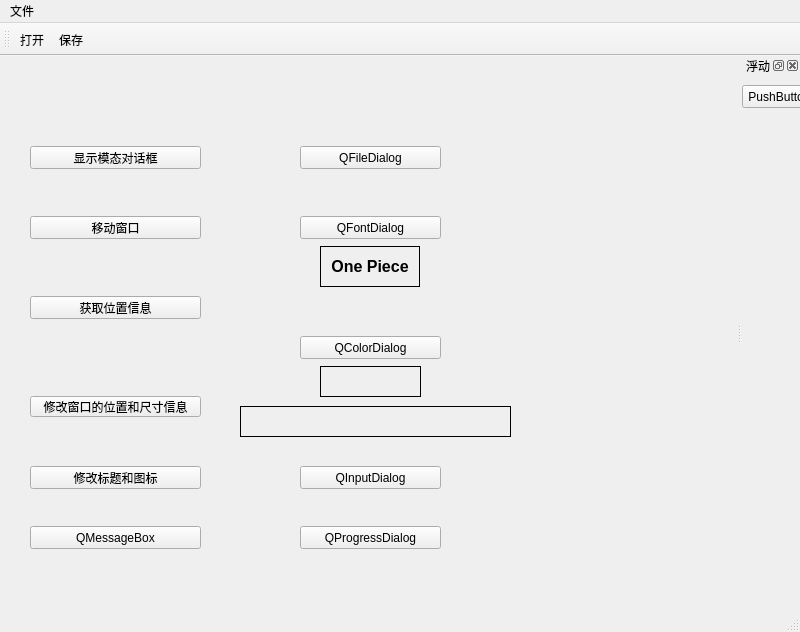
<?xml version="1.0" encoding="UTF-8"?>
<ui version="4.0">
 <class>MainWindow</class>
 <widget class="QMainWindow" name="MainWindow">
  <property name="geometry">
   <rect>
    <x>0</x>
    <y>0</y>
    <width>800</width>
    <height>632</height>
   </rect>
  </property>
  <property name="windowTitle">
   <string>MainWindow</string>
  </property>
  <widget class="QWidget" name="centralwidget">
   <widget class="QPushButton" name="moveBtn">
    <property name="geometry">
     <rect>
      <x>30</x>
      <y>160</y>
      <width>171</width>
      <height>23</height>
     </rect>
    </property>
    <property name="text">
     <string>移动窗口</string>
    </property>
   </widget>
   <widget class="QPushButton" name="PositionBtn">
    <property name="geometry">
     <rect>
      <x>30</x>
      <y>240</y>
      <width>171</width>
      <height>23</height>
     </rect>
    </property>
    <property name="text">
     <string>获取位置信息</string>
    </property>
   </widget>
   <widget class="QPushButton" name="geometryBtn">
    <property name="geometry">
     <rect>
      <x>30</x>
      <y>340</y>
      <width>171</width>
      <height>21</height>
     </rect>
    </property>
    <property name="text">
     <string>修改窗口的位置和尺寸信息</string>
    </property>
   </widget>
   <widget class="QPushButton" name="modifyBtn">
    <property name="geometry">
     <rect>
      <x>30</x>
      <y>410</y>
      <width>171</width>
      <height>23</height>
     </rect>
    </property>
    <property name="text">
     <string>修改标题和图标</string>
    </property>
   </widget>
   <widget class="QPushButton" name="modalDlg">
    <property name="geometry">
     <rect>
      <x>30</x>
      <y>90</y>
      <width>171</width>
      <height>23</height>
     </rect>
    </property>
    <property name="text">
     <string>显示模态对话框</string>
    </property>
   </widget>
   <widget class="QPushButton" name="msgbox">
    <property name="geometry">
     <rect>
      <x>30</x>
      <y>470</y>
      <width>171</width>
      <height>23</height>
     </rect>
    </property>
    <property name="text">
     <string>QMessageBox</string>
    </property>
   </widget>
   <widget class="QPushButton" name="filedlg">
    <property name="geometry">
     <rect>
      <x>300</x>
      <y>90</y>
      <width>141</width>
      <height>23</height>
     </rect>
    </property>
    <property name="text">
     <string>QFileDialog</string>
    </property>
   </widget>
   <widget class="QPushButton" name="fontdlg">
    <property name="geometry">
     <rect>
      <x>300</x>
      <y>160</y>
      <width>141</width>
      <height>23</height>
     </rect>
    </property>
    <property name="text">
     <string>QFontDialog</string>
    </property>
   </widget>
   <widget class="QLabel" name="fontlabel">
    <property name="enabled">
     <bool>true</bool>
    </property>
    <property name="geometry">
     <rect>
      <x>320</x>
      <y>190</y>
      <width>100</width>
      <height>41</height>
     </rect>
    </property>
    <property name="font">
     <font>
      <family>Arial</family>
      <pointsize>12</pointsize>
      <weight>75</weight>
      <bold>true</bold>
     </font>
    </property>
    <property name="styleSheet">
     <string notr="true">border-width: 1px;
border-style: solid;
border-color:rgb(0, 0, 0)</string>
    </property>
    <property name="text">
     <string>One Piece</string>
    </property>
    <property name="alignment">
     <set>Qt::AlignCenter</set>
    </property>
   </widget>
   <widget class="QPushButton" name="colordlg">
    <property name="geometry">
     <rect>
      <x>300</x>
      <y>280</y>
      <width>141</width>
      <height>23</height>
     </rect>
    </property>
    <property name="text">
     <string>QColorDialog</string>
    </property>
   </widget>
   <widget class="QLabel" name="color">
    <property name="geometry">
     <rect>
      <x>320</x>
      <y>310</y>
      <width>101</width>
      <height>31</height>
     </rect>
    </property>
    <property name="styleSheet">
     <string notr="true">border-width:1px;
border-style:solid;</string>
    </property>
    <property name="text">
     <string/>
    </property>
   </widget>
   <widget class="QLabel" name="colorlabel">
    <property name="geometry">
     <rect>
      <x>240</x>
      <y>350</y>
      <width>271</width>
      <height>31</height>
     </rect>
    </property>
    <property name="styleSheet">
     <string notr="true">border-width:1px;
border-style:solid;</string>
    </property>
    <property name="text">
     <string/>
    </property>
   </widget>
   <widget class="QPushButton" name="inputdlg">
    <property name="geometry">
     <rect>
      <x>300</x>
      <y>410</y>
      <width>141</width>
      <height>23</height>
     </rect>
    </property>
    <property name="text">
     <string>QInputDialog</string>
    </property>
   </widget>
   <widget class="QPushButton" name="progressdlg">
    <property name="geometry">
     <rect>
      <x>300</x>
      <y>470</y>
      <width>141</width>
      <height>23</height>
     </rect>
    </property>
    <property name="text">
     <string>QProgressDialog</string>
    </property>
   </widget>
  </widget>
  <widget class="QMenuBar" name="menubar">
   <property name="geometry">
    <rect>
     <x>0</x>
     <y>0</y>
     <width>800</width>
     <height>23</height>
    </rect>
   </property>
   <widget class="QMenu" name="menu">
    <property name="title">
     <string>文件</string>
    </property>
    <addaction name="openAction"/>
    <addaction name="separator"/>
    <addaction name="saveAction"/>
   </widget>
   <addaction name="menu"/>
  </widget>
  <widget class="QStatusBar" name="statusbar"/>
  <widget class="QToolBar" name="toolBar">
   <property name="windowTitle">
    <string>toolBar</string>
   </property>
   <attribute name="toolBarArea">
    <enum>TopToolBarArea</enum>
   </attribute>
   <attribute name="toolBarBreak">
    <bool>false</bool>
   </attribute>
   <addaction name="openAction"/>
   <addaction name="saveAction"/>
  </widget>
  <widget class="QDockWidget" name="dockWidget_2">
   <property name="windowTitle">
    <string>浮动</string>
   </property>
   <attribute name="dockWidgetArea">
    <number>2</number>
   </attribute>
   <widget class="QWidget" name="dockWidgetContents_2">
    <widget class="QPushButton" name="pushButton">
     <property name="geometry">
      <rect>
       <x>0</x>
       <y>10</y>
       <width>75</width>
       <height>23</height>
      </rect>
     </property>
     <property name="text">
      <string>PushButton</string>
     </property>
    </widget>
   </widget>
  </widget>
  <action name="openAction">
   <property name="icon">
    <iconset resource="icon.qrc">
     <normaloff>:/resources/qt.png</normaloff>:/resources/qt.png</iconset>
   </property>
   <property name="text">
    <string>打开</string>
   </property>
   <property name="toolTip">
    <string>打开文件</string>
   </property>
  </action>
  <action name="saveAction">
   <property name="icon">
    <iconset resource="icon.qrc">
     <normaloff>:/resources/snoopy.jpg</normaloff>:/resources/snoopy.jpg</iconset>
   </property>
   <property name="text">
    <string>保存</string>
   </property>
   <property name="toolTip">
    <string>保存文件</string>
   </property>
  </action>
 </widget>
 <resources>
  <include location="icon.qrc"/>
 </resources>
 <connections/>
</ui>
